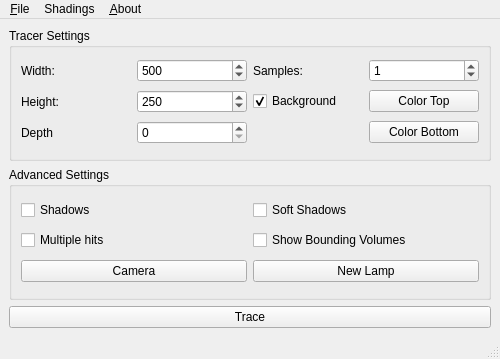
<?xml version="1.0" encoding="UTF-8"?>
<ui version="4.0">
 <class>Main</class>
 <widget class="QMainWindow" name="Main">
  <property name="geometry">
   <rect>
    <x>0</x>
    <y>0</y>
    <width>500</width>
    <height>359</height>
   </rect>
  </property>
  <property name="windowTitle">
   <string>MainWindow</string>
  </property>
  <widget class="QWidget" name="centralwidget">
   <layout class="QVBoxLayout" name="verticalLayout">
    <item>
     <widget class="QGroupBox" name="groupBox">
      <property name="title">
       <string>Tracer Settings</string>
      </property>
      <layout class="QGridLayout" name="gridLayout_2">
       <item row="0" column="1">
        <widget class="QSpinBox" name="valWidth">
         <property name="minimum">
          <number>0</number>
         </property>
         <property name="maximum">
          <number>1000</number>
         </property>
         <property name="value">
          <number>500</number>
         </property>
        </widget>
       </item>
       <item row="1" column="2">
        <widget class="QCheckBox" name="backGround">
         <property name="text">
          <string>Background</string>
         </property>
         <property name="checked">
          <bool>true</bool>
         </property>
        </widget>
       </item>
       <item row="0" column="2">
        <widget class="QLabel" name="label_2">
         <property name="text">
          <string>Samples:</string>
         </property>
        </widget>
       </item>
       <item row="0" column="3">
        <widget class="QSpinBox" name="valSamples">
         <property name="maximum">
          <number>1000</number>
         </property>
         <property name="value">
          <number>1</number>
         </property>
        </widget>
       </item>
       <item row="1" column="0">
        <widget class="QLabel" name="label_5">
         <property name="text">
          <string>Height:</string>
         </property>
        </widget>
       </item>
       <item row="0" column="0">
        <widget class="QLabel" name="label_4">
         <property name="text">
          <string>Width:</string>
         </property>
        </widget>
       </item>
       <item row="1" column="1">
        <widget class="QSpinBox" name="valHeight">
         <property name="maximum">
          <number>5000</number>
         </property>
         <property name="value">
          <number>250</number>
         </property>
        </widget>
       </item>
       <item row="1" column="3">
        <widget class="QPushButton" name="ColorTop">
         <property name="text">
          <string>Color Top</string>
         </property>
        </widget>
       </item>
       <item row="2" column="3">
        <widget class="QPushButton" name="ColorBottom">
         <property name="text">
          <string>Color Bottom</string>
         </property>
        </widget>
       </item>
       <item row="2" column="0">
        <widget class="QLabel" name="label">
         <property name="text">
          <string>Depth</string>
         </property>
        </widget>
       </item>
       <item row="2" column="1">
        <widget class="QSpinBox" name="valDepth"/>
       </item>
      </layout>
     </widget>
    </item>
    <item>
     <widget class="QGroupBox" name="groupBox_2">
      <property name="title">
       <string>Advanced Settings</string>
      </property>
      <layout class="QGridLayout" name="gridLayout_3">
       <item row="0" column="0">
        <widget class="QCheckBox" name="valShadows">
         <property name="text">
          <string>Shadows</string>
         </property>
         <property name="checked">
          <bool>false</bool>
         </property>
        </widget>
       </item>
       <item row="1" column="0">
        <widget class="QCheckBox" name="valNHits">
         <property name="text">
          <string>Multiple hits</string>
         </property>
        </widget>
       </item>
       <item row="13" column="0">
        <widget class="QPushButton" name="buttonCamera">
         <property name="text">
          <string>Camera</string>
         </property>
        </widget>
       </item>
       <item row="0" column="1">
        <widget class="QCheckBox" name="valSoftShadows">
         <property name="text">
          <string>Soft Shadows</string>
         </property>
         <property name="checked">
          <bool>false</bool>
         </property>
        </widget>
       </item>
       <item row="1" column="1">
        <widget class="QCheckBox" name="valBoundingVolumes">
         <property name="text">
          <string>Show Bounding Volumes</string>
         </property>
        </widget>
       </item>
       <item row="13" column="1">
        <widget class="QPushButton" name="lampButton">
         <property name="text">
          <string>New Lamp</string>
         </property>
        </widget>
       </item>
      </layout>
     </widget>
    </item>
    <item>
     <widget class="QPushButton" name="buttonTrace">
      <property name="text">
       <string>Trace</string>
      </property>
     </widget>
    </item>
   </layout>
  </widget>
  <widget class="QMenuBar" name="menubar">
   <property name="geometry">
    <rect>
     <x>0</x>
     <y>0</y>
     <width>500</width>
     <height>22</height>
    </rect>
   </property>
   <widget class="QMenu" name="menuFile">
    <property name="title">
     <string>&amp;File</string>
    </property>
    <addaction name="actionNew_Sphere"/>
    <addaction name="actionGenerate_Scene"/>
    <addaction name="actionOpen_Virtual_Scene"/>
    <addaction name="separator"/>
    <addaction name="actionTracing_Settings"/>
    <addaction name="separator"/>
    <addaction name="actionSave"/>
    <addaction name="separator"/>
    <addaction name="actionStart_and_Save_Animation"/>
    <addaction name="separator"/>
    <addaction name="actionQuit"/>
   </widget>
   <widget class="QMenu" name="menuAbout">
    <property name="title">
     <string>&amp;About</string>
    </property>
    <addaction name="actionAbout"/>
   </widget>
   <widget class="QMenu" name="menuShadings">
    <property name="title">
     <string>Shadings</string>
    </property>
    <addaction name="actionColor_Shading"/>
    <addaction name="actionNormal_Shading"/>
    <addaction name="actionBlinn_Phong"/>
    <addaction name="separator"/>
    <addaction name="actionCell_Shading"/>
    <addaction name="actionAnother_Shading"/>
    <addaction name="separator"/>
    <addaction name="actionEnvironmental_Mapping"/>
   </widget>
   <addaction name="menuFile"/>
   <addaction name="menuShadings"/>
   <addaction name="menuAbout"/>
  </widget>
  <widget class="QStatusBar" name="statusbar"/>
  <action name="actionAbout">
   <property name="text">
    <string>&amp;About</string>
   </property>
  </action>
  <action name="actionSave">
   <property name="text">
    <string>&amp;Save Frame as an Image</string>
   </property>
  </action>
  <action name="actionQuit">
   <property name="text">
    <string>&amp;Quit</string>
   </property>
  </action>
  <action name="actionGenerate_Scene">
   <property name="text">
    <string>Generate Scene</string>
   </property>
  </action>
  <action name="actionTracing_Settings">
   <property name="text">
    <string> Load SetUp</string>
   </property>
  </action>
  <action name="actionStart_and_Save_Animation">
   <property name="text">
    <string>Start and Save Animation</string>
   </property>
  </action>
  <action name="actionOpen_Virtual_Scene">
   <property name="text">
    <string>Open Virtual Scene</string>
   </property>
  </action>
  <action name="actionNormal_Shading">
   <property name="text">
    <string>Normal Shading</string>
   </property>
  </action>
  <action name="actionBlinn_Phong">
   <property name="text">
    <string>Blinn-Phong</string>
   </property>
  </action>
  <action name="actionCell_Shading">
   <property name="text">
    <string>Cell Shading</string>
   </property>
  </action>
  <action name="actionAnother_Shading">
   <property name="text">
    <string>Another Shading</string>
   </property>
  </action>
  <action name="actionColor_Shading">
   <property name="text">
    <string>Color Shading</string>
   </property>
  </action>
  <action name="actionNew_Sphere">
   <property name="text">
    <string>New Sphere</string>
   </property>
  </action>
  <action name="actionEnvironmental_Mapping">
   <property name="text">
    <string>Environmental Mapping</string>
   </property>
  </action>
 </widget>
 <tabstops>
  <tabstop>valWidth</tabstop>
  <tabstop>valHeight</tabstop>
  <tabstop>valSamples</tabstop>
  <tabstop>backGround</tabstop>
  <tabstop>ColorTop</tabstop>
  <tabstop>ColorBottom</tabstop>
  <tabstop>valShadows</tabstop>
  <tabstop>valNHits</tabstop>
  <tabstop>valSoftShadows</tabstop>
  <tabstop>valBoundingVolumes</tabstop>
  <tabstop>buttonCamera</tabstop>
  <tabstop>lampButton</tabstop>
  <tabstop>buttonTrace</tabstop>
 </tabstops>
 <resources/>
 <connections/>
</ui>
